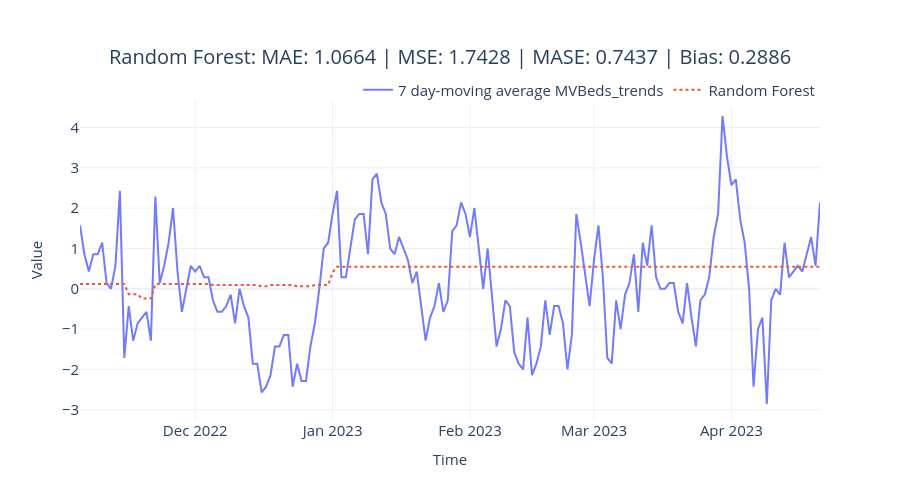

Notebook cell for this chart:
### Code cell
# Plot forecast
fig = plot_forecast(
    pred_df,
    forecast_columns=[rf_model_config.name],
    forecast_display_names=[rf_model_config.name],
)
fig = format_plot(
    fig,
    title=f"{rf_model_config.name}: MAE: {metrics['MAE']:.4f} | MSE: {metrics['MSE']:.4f} | MASE: {metrics['MASE']:.4f} | Bias: {metrics['Forecast Bias']:.4f}",
)
fig.update_xaxes(type="date", range=["2022-012-01", "2023-04-01"])
# fig.write_image("imgs/chapter_7/rf.png")
fig.show()

### Figure 1 — Plotly figure (JSON) as saved in the notebook; plotly's stock layout.template omitted (floating-point values rounded to 4 significant figures; data arrays with more than 128 entries replaced by an {"elided": "..."} marker saying what was removed)
{"data": [{"line": {"color": "rgba(99,110,250,0.9)"}, "mode": "lines", "name": "7 day-moving average MVBeds_trends", "type": "scatter", "x": {"elided": "168 str values"}, "y": {"elided": "168 float values"}}, {"line": {"color": "rgba(239,85,59,1)", "dash": "dot"}, "mode": "lines", "name": "Random Forest", "type": "scatter", "x": {"elided": "168 str values"}, "y": {"elided": "168 float values"}}], "layout": {"autosize": false, "height": 500, "legend": {"font": {"size": 15}, "orientation": "h", "title": {}, "x": 1, "xanchor": "right", "y": 0.98, "yanchor": "bottom"}, "title": {"font": {"size": 20}, "text": "Random Forest: MAE: 1.0664 | MSE: 1.7428 | MASE: 0.7437 | Bias: 0.2886", "x": 0.5, "xanchor": "center", "yanchor": "top"}, "width": 900, "xaxis": {"range": ["2022-012-01", "2023-04-01"], "tickfont": {"size": 15}, "title": {"font": {"size": 15}, "text": "Time"}, "type": "date"}, "yaxis": {"tickfont": {"size": 15}, "title": {"font": {"size": 15}, "text": "Value"}}}}
